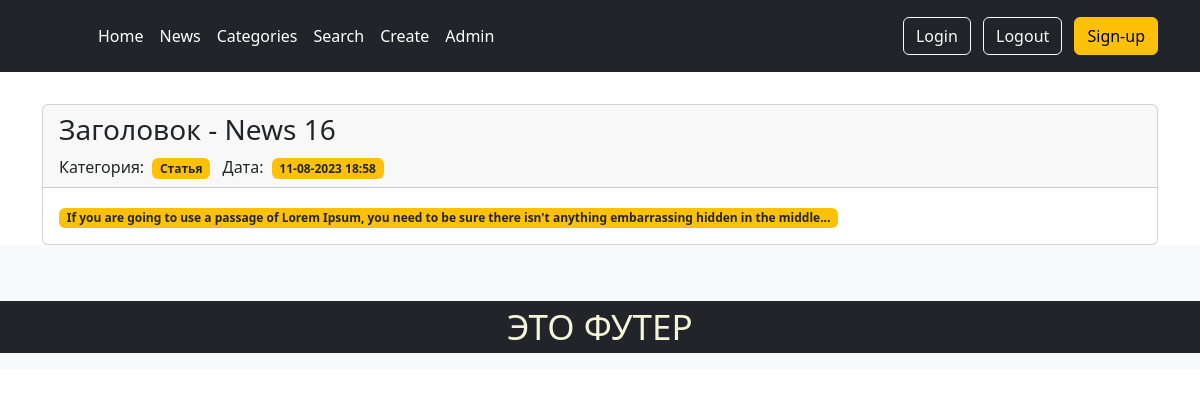
The app's page /news/detail/35/ with its own data.
### news/models.py (models this page shows, shortened)
class Post(models.Model):
    author = models.ForeignKey(Author, on_delete=models.CASCADE)
    NEWS = 'NW'
    ARTICLE = 'AR'
    CATEGORY_CHOICES = (
        (NEWS, 'Новость'),
        (ARTICLE, 'Статья'),
    )
    categoryType = models.CharField(
        max_length=2, choices=CATEGORY_CHOICES, default=ARTICLE)
    dateCreation = models.DateTimeField(auto_now_add=True)
    postCategory = models.ManyToManyField(Category, through='PostCategory')
    title = models.CharField(max_length=128)
    text = models.TextField()
    rating = models.SmallIntegerField(default=0)
    def preview(self):
        return self.text[:124] + '...'

### news/views.py (the view)
# urls.py: path('detail/<int:pk>/', PostDetailView.as_view(), name='second_post_detail'),
class PostDetailView(DetailView):
    model = Post
    template_name = 'news/post_detail.html'
    def get_object(self, *args, **kwargs):
        obj = cache.get(f'post-{self.kwargs["pk"]}', None)
        if not obj:
            obj = super().get_object(queryset=self.queryset)
            cache.set(f'post-{self.kwargs["pk"]}', obj)
        return obj

### news/templates/news/post_detail.html (shortened to what this page needs)
{% extends 'layout/default.html' %}
{% block content %}
<br>
<div class="card">
   <div class="card-header">
      <h3>
         Заголовок - {{ post.title }}
      </h3>
      <div>
         Категория:<span class="col mx-2 badge text-dark bg-warning">
            {{post.get_categoryType_display|safe}}</span>
         Дата:<span class="col mx-2 badge text-dark bg-warning">
            {{ post.dateCreation|date:'d-m-Y H:i'}}</span>
      </div>
   </div>
   <div class="card-body">
      <span class="col mr-auto badge text-dark bg-warning"> {{ post.preview }} </span>
   </div>
</div>
{% endblock content %}

### records on screen
Post: title "News 16", categoryType "Статья", dateCreation "11-08-2023 18:58", preview "If you are going to use a passage of Lorem Ipsum, you need to be sure there isn't anything embarrassing hidden in the middle..."
